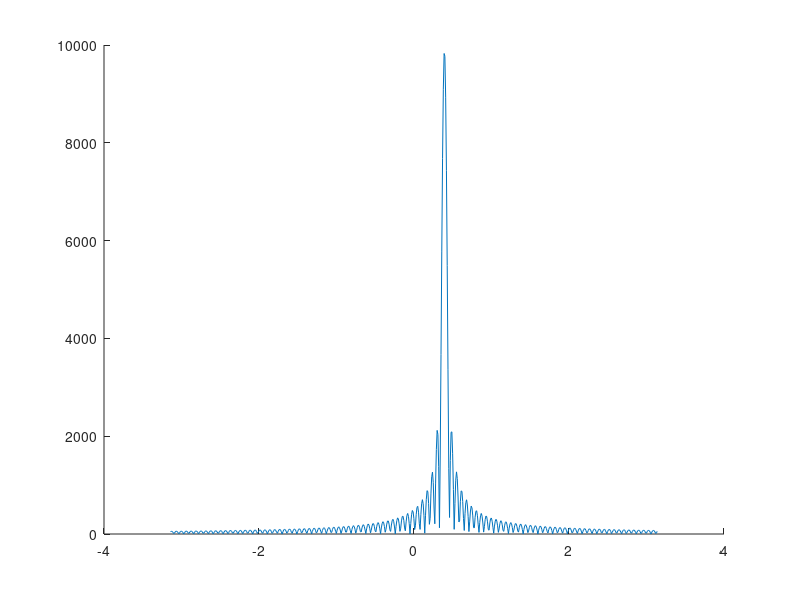
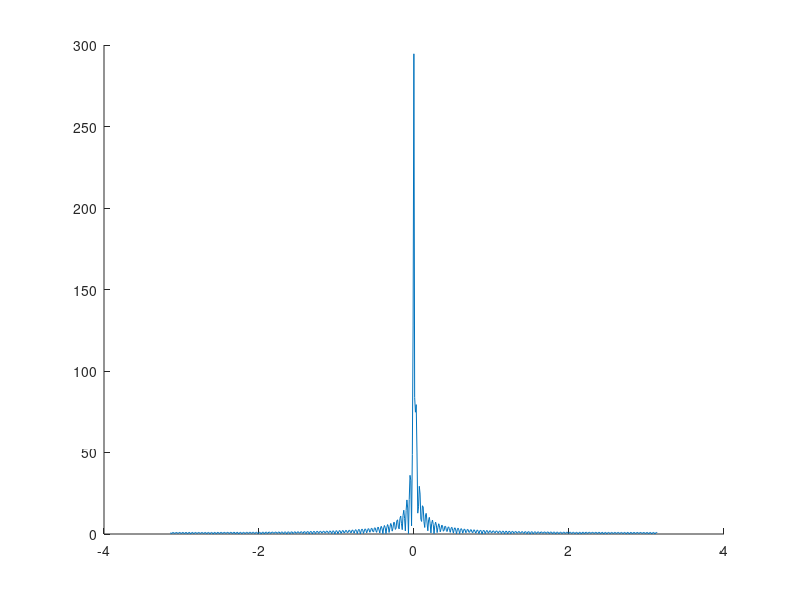
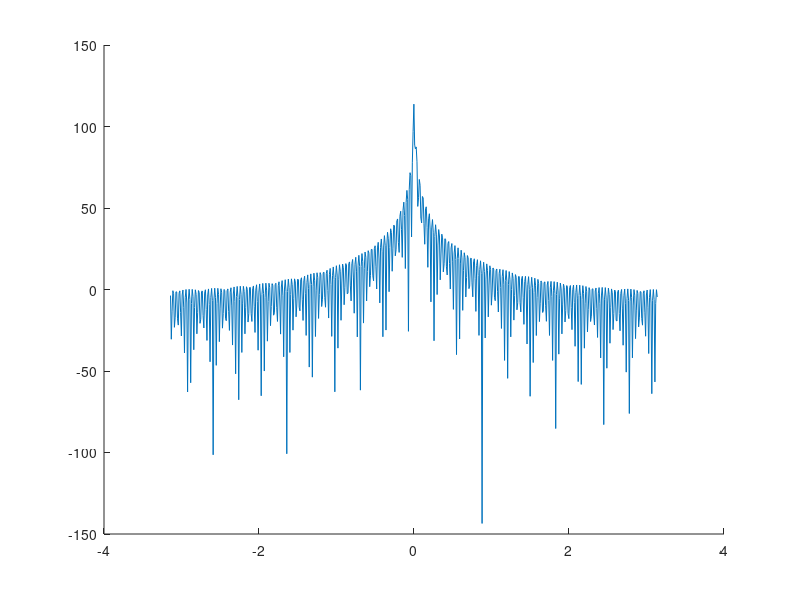

Write MATLAB code to recreate these figures, in order.
%%
%Subpunctul a)
omega = -pi : 0.01 : pi;        %grila de frecvente cu pas 0.01
omega0 = pi/8;
N = 100;
j = sqrt (-1);
n = 0 : 0.01 : N-1;
xn = exp(j*n*omega0);        %Semnalul dat.
X = xn * exp(-j*n'*omega);   %Calcului transformatei Fourier

figure; hold on;
plot(omega, abs(X))          %Graficul spectrului
hold off;

max_spectru = max(abs(X))
%%
%Subpunctul b)
figure; hold on;
X2 = freqz (xn, 1, omega);
plot ( omega, abs(X2));     %Trasez graficul spectrului calculat cu ajutorul functiei freqz
hold off;

figure; hold on;
plot(omega, 20*log(X2))     %Trasez graficul spectrului calculat cu ajutorul functie freqz, insa in reprezentare logaritmica
hold off;

%%
%Subpunctul c)
sp = @(omega) abs ((sin ((omega- omega0)'*N/2))/(sin ((omega- omega0)'/2)));  %Implementez formula 2.16
spp = sp(0.3927)    %Calculez formula in functie de omega0

%zin mod ideal egalittea se verifica pentru ca exista o diferenta mica pe
%axa Y intre cele 2 puncte(x si n), dar in realitate spectrul lui omega0
%tinde la n, dar nu ajunge niciodata la n => nu este egalitate.
